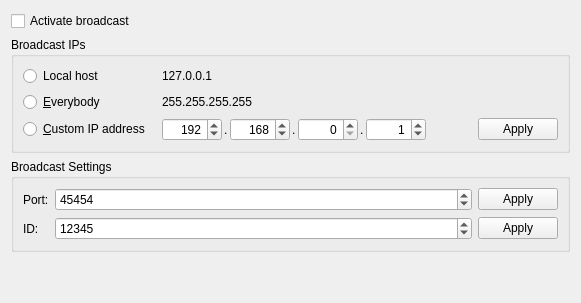
      <widget class="QWidget" name="broadcasttab">
       <property name="enabled">
        <bool>true</bool>
       </property>
       <attribute name="title">
        <string>Broadcast</string>
       </attribute>
       <layout class="QVBoxLayout" name="verticalLayout_12">
        <item>
         <widget class="QCheckBox" name="bcastActivated">
          <property name="text">
           <string>Activate broadcast</string>
          </property>
         </widget>
        </item>
        <item>
         <widget class="QGroupBox" name="bcastips">
          <property name="title">
           <string>Broadcast IPs</string>
          </property>
          <layout class="QVBoxLayout" name="verticalLayout_3">
           <item>
            <layout class="QGridLayout" name="gridLayout">
             <property name="horizontalSpacing">
              <number>12</number>
             </property>
             <item row="2" column="3">
              <widget class="QPushButton" name="bcastipapply">
               <property name="text">
                <string>Apply</string>
               </property>
               <property name="icon">
                <iconset resource="resources.qrc">
                 <normaloff>:/breeze-icons/dialog-ok-apply-16.png</normaloff>:/breeze-icons/dialog-ok-apply-16.png</iconset>
               </property>
              </widget>
             </item>
             <item row="2" column="0">
              <widget class="QRadioButton" name="customip">
               <property name="text">
                <string>&amp;Custom IP address</string>
               </property>
              </widget>
             </item>
             <item row="2" column="1">
              <layout class="QHBoxLayout" name="customipselect">
               <property name="spacing">
                <number>2</number>
               </property>
               <item>
                <widget class="QSpinBox" name="customippt1">
                 <property name="minimumSize">
                  <size>
                   <width>60</width>
                   <height>0</height>
                  </size>
                 </property>
                 <property name="maximumSize">
                  <size>
                   <width>60</width>
                   <height>16777215</height>
                  </size>
                 </property>
                 <property name="alignment">
                  <set>Qt::AlignRight|Qt::AlignTrailing|Qt::AlignVCenter</set>
                 </property>
                 <property name="maximum">
                  <number>255</number>
                 </property>
                 <property name="value">
                  <number>192</number>
                 </property>
                </widget>
               </item>
               <item>
                <widget class="QLabel" name="customipdot1">
                 <property name="text">
                  <string>.</string>
                 </property>
                </widget>
               </item>
               <item>
                <widget class="QSpinBox" name="customippt2">
                 <property name="minimumSize">
                  <size>
                   <width>60</width>
                   <height>0</height>
                  </size>
                 </property>
                 <property name="maximumSize">
                  <size>
                   <width>60</width>
                   <height>16777215</height>
                  </size>
                 </property>
                 <property name="alignment">
                  <set>Qt::AlignRight|Qt::AlignTrailing|Qt::AlignVCenter</set>
                 </property>
                 <property name="maximum">
                  <number>255</number>
                 </property>
                 <property name="value">
                  <number>168</number>
                 </property>
                </widget>
               </item>
               <item>
                <widget class="QLabel" name="customipdot2">
                 <property name="text">
                  <string>.</string>
                 </property>
                </widget>
               </item>
               <item>
                <widget class="QSpinBox" name="customippt3">
                 <property name="minimumSize">
                  <size>
                   <width>60</width>
                   <height>0</height>
                  </size>
                 </property>
                 <property name="maximumSize">
                  <size>
                   <width>60</width>
                   <height>16777215</height>
                  </size>
                 </property>
                 <property name="alignment">
                  <set>Qt::AlignRight|Qt::AlignTrailing|Qt::AlignVCenter</set>
                 </property>
                 <property name="maximum">
                  <number>255</number>
                 </property>
                </widget>
               </item>
               <item>
                <widget class="QLabel" name="customipdot3">
                 <property name="text">
                  <string>.</string>
                 </property>
                </widget>
               </item>
               <item>
                <widget class="QSpinBox" name="customippt4">
                 <property name="minimumSize">
                  <size>
                   <width>60</width>
                   <height>0</height>
                  </size>
                 </property>
                 <property name="maximumSize">
                  <size>
                   <width>60</width>
                   <height>16777215</height>
                  </size>
                 </property>
                 <property name="alignment">
                  <set>Qt::AlignRight|Qt::AlignTrailing|Qt::AlignVCenter</set>
                 </property>
                 <property name="maximum">
                  <number>255</number>
                 </property>
                 <property name="value">
                  <number>1</number>
                 </property>
                </widget>
               </item>
              </layout>
             </item>
             <item row="0" column="2">
              <spacer name="horizontalSpacer_2">
               <property name="orientation">
                <enum>Qt::Horizontal</enum>
               </property>
               <property name="sizeHint" stdset="0">
                <size>
                 <width>40</width>
                 <height>20</height>
                </size>
               </property>
              </spacer>
             </item>
             <item row="1" column="0">
              <widget class="QRadioButton" name="everybody">
               <property name="text">
                <string>&amp;Everybody</string>
               </property>
              </widget>
             </item>
             <item row="1" column="1">
              <widget class="QLabel" name="everybodyip">
               <property name="text">
                <string>255.255.255.255</string>
               </property>
              </widget>
             </item>
             <item row="0" column="1">
              <widget class="QLabel" name="localhostip">
               <property name="text">
                <string>127.0.0.1</string>
               </property>
              </widget>
             </item>
             <item row="0" column="0">
              <widget class="QRadioButton" name="localhost">
               <property name="text">
                <string>Local host</string>
               </property>
              </widget>
             </item>
            </layout>
           </item>
          </layout>
         </widget>
        </item>
        <item>
         <widget class="QGroupBox" name="bcastsettings">
          <property name="title">
           <string>Broadcast Settings</string>
          </property>
          <layout class="QGridLayout" name="gridLayout_2">
           <item row="1" column="2">
            <widget class="QPushButton" name="bcastportapply">
             <property name="sizePolicy">
              <sizepolicy hsizetype="Fixed" vsizetype="Fixed">
               <horstretch>0</horstretch>
               <verstretch>0</verstretch>
              </sizepolicy>
             </property>
             <property name="text">
              <string>Apply</string>
             </property>
             <property name="icon">
              <iconset resource="resources.qrc">
               <normaloff>:/breeze-icons/dialog-ok-apply-16.png</normaloff>:/breeze-icons/dialog-ok-apply-16.png</iconset>
             </property>
            </widget>
           </item>
           <item row="1" column="0">
            <widget class="QLabel" name="bcastportlabel">
             <property name="sizePolicy">
              <sizepolicy hsizetype="Fixed" vsizetype="Preferred">
               <horstretch>0</horstretch>
               <verstretch>0</verstretch>
              </sizepolicy>
             </property>
             <property name="text">
              <string>Port:</string>
             </property>
            </widget>
           </item>
           <item row="2" column="1">
            <widget class="QSpinBox" name="bcastidsel">
             <property name="maximum">
              <number>1234567</number>
             </property>
             <property name="value">
              <number>12345</number>
             </property>
            </widget>
           </item>
           <item row="2" column="2">
            <widget class="QPushButton" name="bcastidapply">
             <property name="sizePolicy">
              <sizepolicy hsizetype="Fixed" vsizetype="Fixed">
               <horstretch>0</horstretch>
               <verstretch>0</verstretch>
              </sizepolicy>
             </property>
             <property name="text">
              <string>Apply</string>
             </property>
             <property name="icon">
              <iconset resource="resources.qrc">
               <normaloff>:/breeze-icons/dialog-ok-apply-16.png</normaloff>:/breeze-icons/dialog-ok-apply-16.png</iconset>
             </property>
            </widget>
           </item>
           <item row="1" column="1">
            <widget class="QSpinBox" name="bcastportsel">
             <property name="minimum">
              <number>1024</number>
             </property>
             <property name="maximum">
              <number>65535</number>
             </property>
             <property name="value">
              <number>45454</number>
             </property>
            </widget>
           </item>
           <item row="2" column="0">
            <widget class="QLabel" name="bcastidlabel">
             <property name="sizePolicy">
              <sizepolicy hsizetype="Fixed" vsizetype="Preferred">
               <horstretch>0</horstretch>
               <verstretch>0</verstretch>
              </sizepolicy>
             </property>
             <property name="text">
              <string>ID:</string>
             </property>
            </widget>
           </item>
          </layout>
         </widget>
        </item>
        <item>
         <spacer name="verticalSpacer_2">
          <property name="orientation">
           <enum>Qt::Vertical</enum>
          </property>
          <property name="sizeHint" stdset="0">
           <size>
            <width>20</width>
            <height>40</height>
           </size>
          </property>
         </spacer>
        </item>
       </layout>
      </widget>
